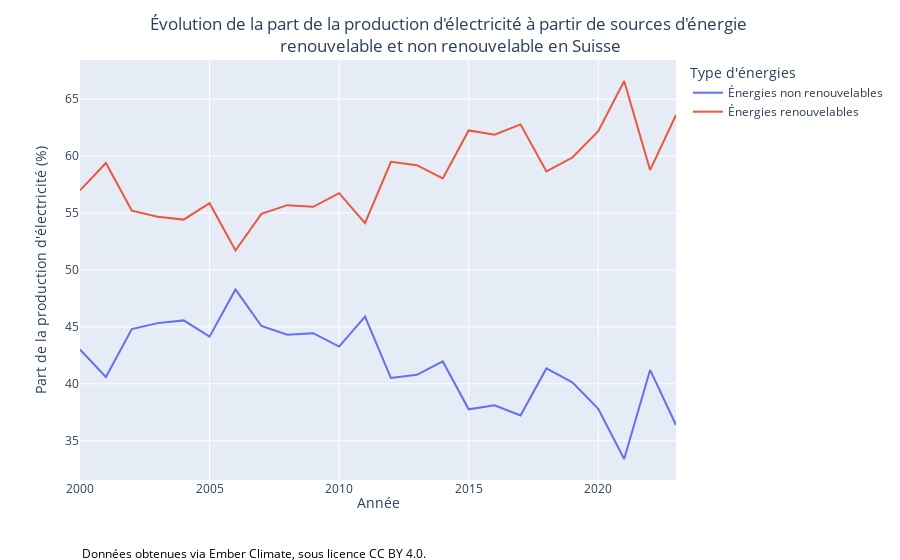

Write notebook code for a chart like this one.
### Code cell
# Supposons que 'data2' est votre DataFrame contenant les données
fig = px.line(result_f2, 
             x="Year", 
             y="Value",
             labels={"Value": "Part de la production d'électricité (%)", "Year": "Année","energy_type":"Type d'énergies"}, 
             color="energy_type"
            )

fig.update_layout(
    title={
        'text': "Évolution de la part de la production d'électricité à partir de sources d'énergie <br>renouvelable et non renouvelable en Suisse",
        'x': 0.5,  # Centrer le titre
        'xanchor': 'center'
    },
    coloraxis_colorbar={
        'title': "",  
        'title_font_size': 14
    },
    annotations=[
        dict(
            text="Données obtenues via Ember Climate, sous licence CC BY 4.0.",  
            xref="paper", yref="paper",  # Références en coordonnées relatives au papier
            x=0, y=-0.2,  # Positionner en bas au centre
            showarrow=False,
            font=dict(size=12, color="Black"),
            align="center"
        )
    ],
    xaxis_title_standoff=2  # Ajuster l'espace sous l'axe des x pour éviter le chevauchement
)

### Figure 1 — Plotly figure (JSON) as saved in the notebook; plotly's stock layout.template omitted (floating-point values rounded to 4 significant figures)
{"data": [{"hovertemplate": "Type d'énergies=Énergies non renouvelables<br>Année=%{x}<br>Part de la production d'électricité (%)=%{y}<extra></extra>", "legendgroup": "Énergies non renouvelables", "line": {"color": "#636efa", "dash": "solid"}, "marker": {"symbol": "circle"}, "mode": "lines", "name": "Énergies non renouvelables", "orientation": "v", "showlegend": true, "type": "scatter", "x": [2000, 2001, 2002, 2003, 2004, 2005, 2006, 2007, 2008, 2009, 2010, 2011, 2012, 2013, 2014, 2015, 2016, 2017, 2018, 2019, 2020, 2021, 2022, 2023], "xaxis": "x", "y": [43.01, 40.6, 44.81, 45.33, 45.57, 44.14, 48.29, 45.08, 44.32, 44.45, 43.27, 45.9, 40.51, 40.79, 41.97, 37.76, 38.12, 37.22, 41.35, 40.13, 37.81, 33.4, 41.22, 36.39], "yaxis": "y"}, {"hovertemplate": "Type d'énergies=Énergies renouvelables<br>Année=%{x}<br>Part de la production d'électricité (%)=%{y}<extra></extra>", "legendgroup": "Énergies renouvelables", "line": {"color": "#EF553B", "dash": "solid"}, "marker": {"symbol": "circle"}, "mode": "lines", "name": "Énergies renouvelables", "orientation": "v", "showlegend": true, "type": "scatter", "x": [2000, 2001, 2002, 2003, 2004, 2005, 2006, 2007, 2008, 2009, 2010, 2011, 2012, 2013, 2014, 2015, 2016, 2017, 2018, 2019, 2020, 2021, 2022, 2023], "xaxis": "x", "y": [56.99, 59.39, 55.2, 54.67, 54.42, 55.86, 51.71, 54.92, 55.69, 55.54, 56.74, 54.1, 59.49, 59.2, 58.03, 62.25, 61.88, 62.78, 58.65, 59.87, 62.19, 66.59, 58.77, 63.6], "yaxis": "y"}], "layout": {"annotations": [{"align": "center", "font": {"color": "Black", "size": 12}, "showarrow": false, "text": "Données obtenues via Ember Climate, sous licence CC BY 4.0.", "x": 0, "xref": "paper", "y": -0.2, "yref": "paper"}], "coloraxis": {"colorbar": {"title": {"font": {"size": 14}, "text": ""}}}, "legend": {"title": {"text": "Type d'énergies"}, "tracegroupgap": 0}, "margin": {"t": 60}, "title": {"text": "Évolution de la part de la production d'électricité à partir de sources d'énergie <br>renouvelable et non renouvelable en Suisse", "x": 0.5, "xanchor": "center"}, "xaxis": {"anchor": "y", "domain": [0, 1], "title": {"standoff": 2, "text": "Année"}}, "yaxis": {"anchor": "x", "domain": [0, 1], "title": {"text": "Part de la production d'électricité (%)"}}}}
